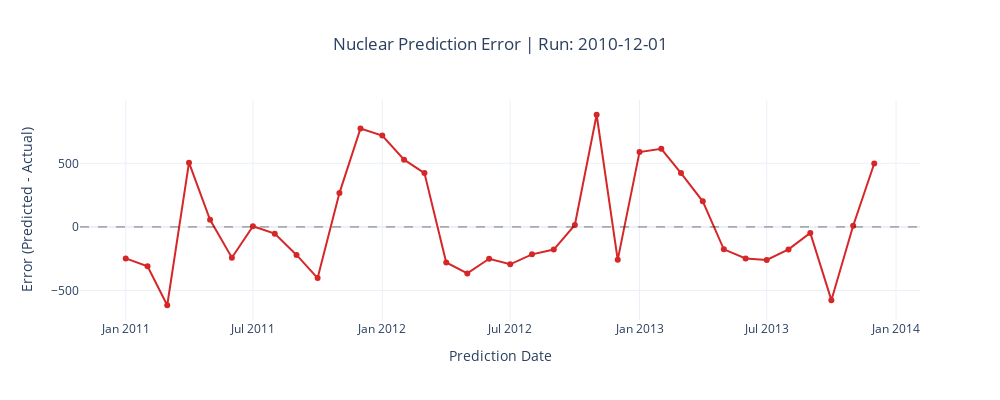
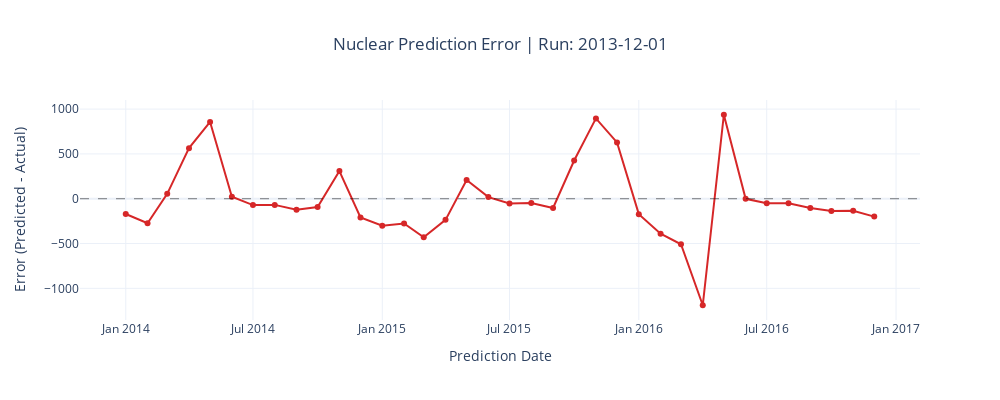
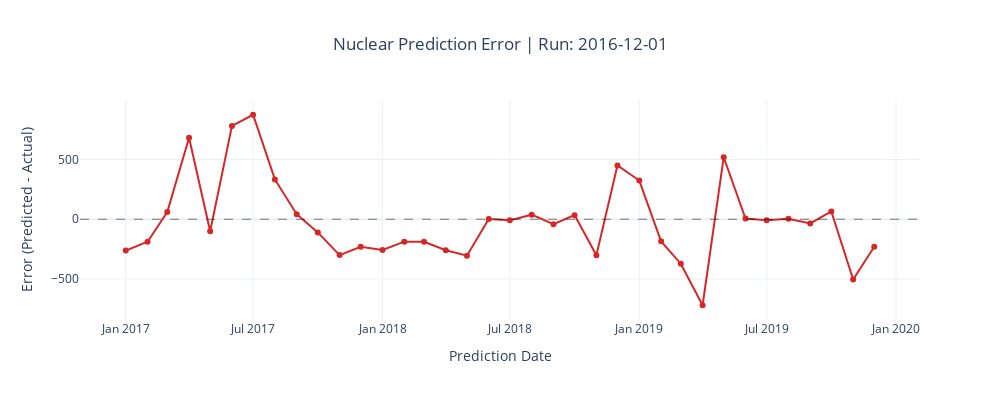
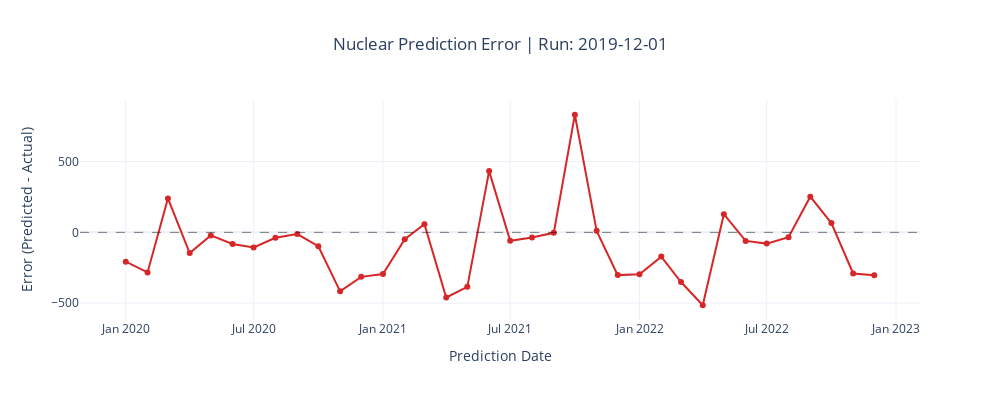

Notebook code for these charts, in order:
### Code cell
plot_split_errors_plotly(all_errors_df)
